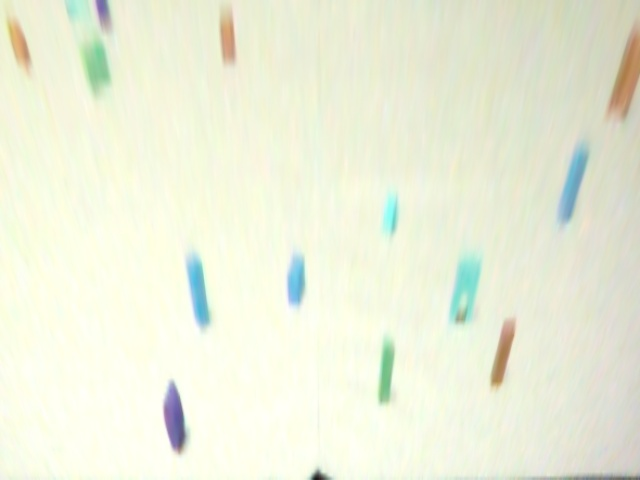
#> input picture areas/edge.jpg, 640 x 480 px
$ python preprocess.py   (older library calls are emulated)
#> lines starting #> are read from the running program, lines starting #| are printed output that depends on the picture; after the words box and inside, x2 and y2 are one past the last pixel; in counts of white or black regions, pixels touching at a corner belong together
import cv2
import numpy as np
from matplotlib import pyplot as plt


# EDGE DECTECTION

image = cv2.imread('areas/edge.jpg',0)
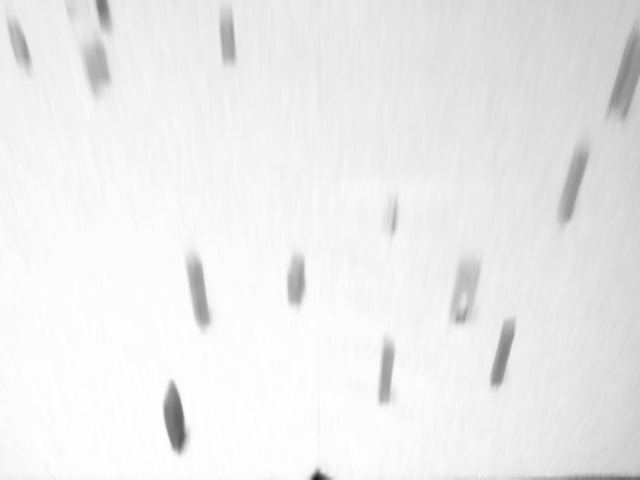
#> image: shape (480, 640); min 26, max 255, mean 236.7
edges = cv2.Canny(image,50,70)
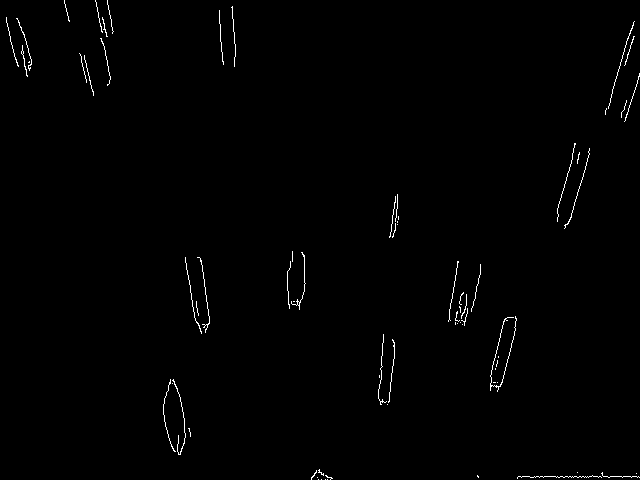
#> edges: shape (480, 640); 0.74% white in thin lines or dots
blur = cv2.GaussianBlur(edges,(5,5),100)
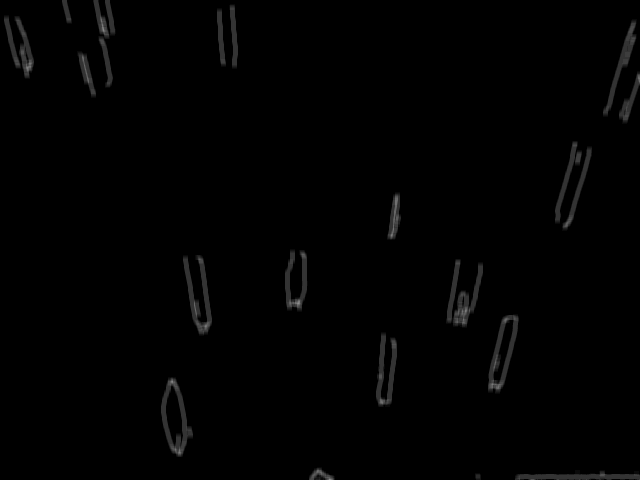
#> blur: shape (480, 640); min 0, max 142, mean 1.9
cv2.imwrite('tmp/edge.jpg',blur)


#CORNER

filename = 'tmp/edge.jpg'
img = cv2.imread(filename)
#> img: shape (480, 640, 3); min 0, max 143, mean 1.9
gray = cv2.cvtColor(img,cv2.COLOR_BGR2GRAY)

gray = np.float32(gray)
dst = cv2.cornerHarris(gray,2,3,0.04)
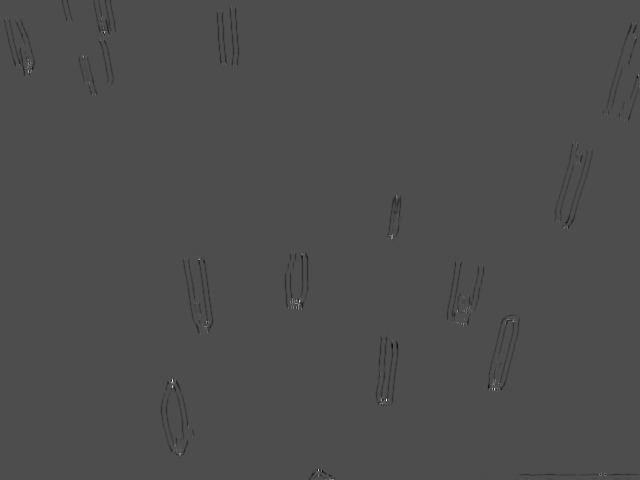
#> dst: shape (480, 640) float32; min -756384.4, max 1744868.4, mean -2642.6; drawn with min black and max white
#dst = cv2.dilate(dst,None)

cornerimg = cv2.convertScaleAbs(dst)
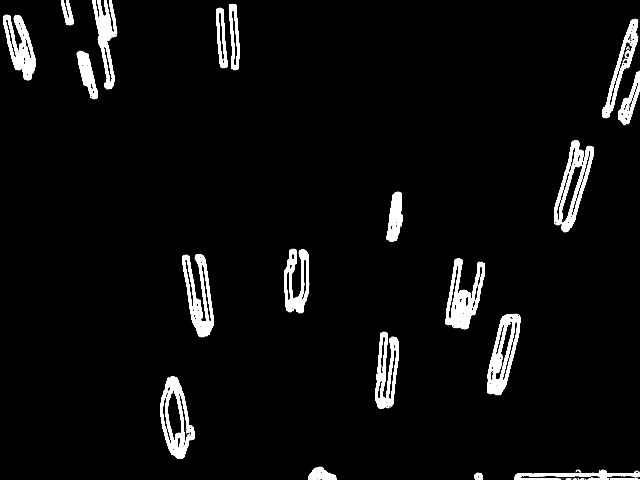
#> cornerimg: shape (480, 640); min 0, max 255, mean 13.1

cornershow = cornerimg.copy()

# iterate over pixels to get corner positions
w, h = gray.shape
#> w = 480; h = 640
for y in range(0, h):
  for x in range (0, w):
    #harris = cv2.cv.Get2D( cv2.cv.fromarray(cornerimg), y, x)
    #if harris[0] > 10e-06:
    if cornerimg[x,y] > 164:
     # print("corner at ", x, y)
      cv2.circle( cornershow,  # dest
	          (y,x),       # pos
	          4,           # radius
	          (255,0,0)    # color
	          )
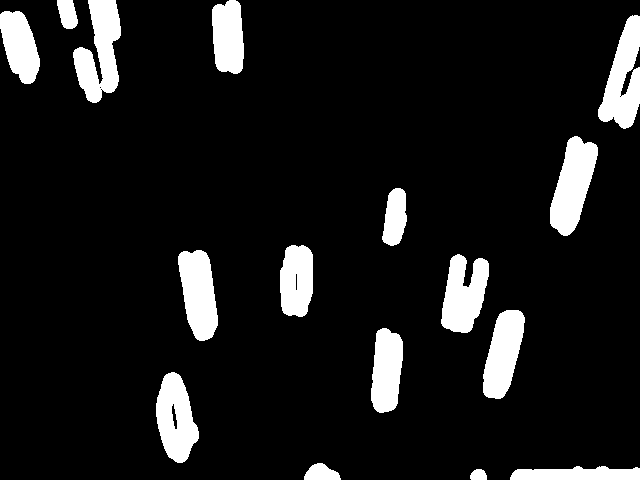
#> cornershow: shape (480, 640); 5% of pixels changed, all inside (x1, y1, x2, y2) = (0, 0, 640, 480)
cv2.imwrite('tmp/corner.jpg',cornershow)


# CONTOUR

im = cv2.imread('tmp/corner.jpg')
#> im: shape (480, 640, 3); min 0, max 255, mean 25.5
imgray = cv2.cvtColor(im,cv2.COLOR_BGR2GRAY)
ret,thresh = cv2.threshold(imgray,127,255,0)
#> thresh: shape (480, 640); 10% white; 16 white regions
contours, hierarchy = cv2.findContours(thresh,cv2.RETR_TREE,cv2.CHAIN_APPROX_SIMPLE)
#> contours = 21 contours, 3 with area under 20; largest, box (x1, y1, x2, y2) and area: (73, 0, 121, 103) 2815, (550, 136, 598, 236) 2758, (598, 15, 640, 129) 2652, (156, 372, 199, 463) 2552, (178, 250, 218, 341) 2501

len(contours)
cnt = contours[0]
#> cnt = contour of 17 points, box (x1, y1, x2, y2) (470, 469, 487, 480), area 133
print(len(cnt))
#| 17

for h,cnt in enumerate(contours):
    # Draw rectangles around and inside obstacles
    rect = cv2.minAreaRect(cnt)
    box = cv2.cv.BoxPoints(rect)
    box = np.int0(box)
    #print box
    if box[0][0] > 100:
        cv2.drawContours(im,[box]*2,0,(255,255,255),-50)
        cv2.drawContours(im,[box]*2,0,(255,255,255),50)
#> this loop made 21 passes
#> (rect, box) on passes 1 to 7: (((478, 474), (10, 16), -90), [[486, 479], [470, 479], [470, 469], [486, 469]]), (((574.5, 472.5), (13, 129), -90), [[639, 479], [510, 479], [510, 466], [639, 466]]), (((322, 471), (16, 36), -90), [[340, 479], [304, 479], [304, 463], [340, 463]]), (((174.5, 417.6), (37.92, 89.5), -16.19), [[168, 465], [143, 379], [180, 369], [205, 455]]), (((173.9, 416.1), (4.93, 26.14), -9.46), [[173, 429], [169, 403], [174, 402], [178, 428]]), (((386.7, 370.4), (84.29, 28.56), -84.64), [[396, 413], [368, 411], [376, 327], [404, 329]]), (((502.8, 353.4), (91.68, 29.35), -75.96), [[505, 401], [477, 394], [499, 305], [528, 312]])
#> (cnt, rect, box) on passes 15, 19, 20: ([[619, 96], [620, 95], [621, 96], [620, 97]], ((620, 96), (1.41, 1.41), -45), [[620, 96], [619, 95], [620, 94], [621, 95]]), ([[100, 89], [101, 88], [102, 89], [101, 90]], ((101, 89), (1.41, 1.41), -45), [[101, 90], [100, 89], [101, 88], [102, 89]]), ([[99, 87], [100, 86], [101, 87], [100, 88]], ((100, 87), (1.41, 1.41), -45), [[100, 88], [99, 87], [100, 86], [101, 87]])
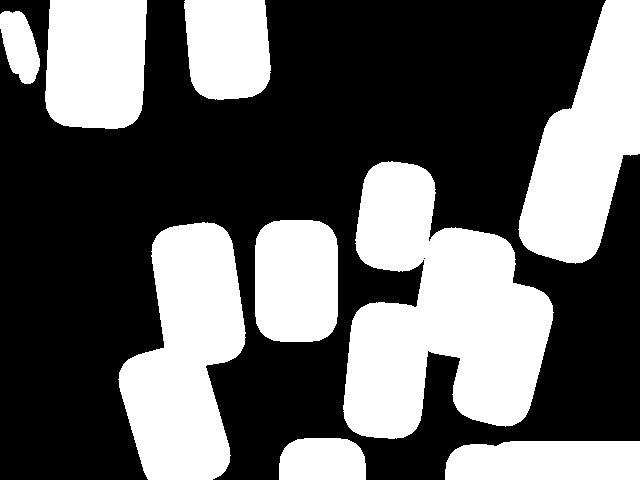
#> im: shape (480, 640, 3); min 0, max 255, mean 98.4


#SHOW IMAGES

plt.subplot(221),plt.imshow(image,cmap = 'gray')
plt.title('Original Image'), plt.xticks([]), plt.yticks([])
plt.subplot(222),plt.imshow(edges,cmap = 'gray')
plt.title('Edge Image'), plt.xticks([]), plt.yticks([])
plt.subplot(223),plt.imshow(cornershow,cmap = 'gray')
plt.title('Corner Image'), plt.xticks([]), plt.yticks([])
plt.subplot(224),plt.imshow(im,cmap = 'gray')
plt.title('Contour Image'), plt.xticks([]), plt.yticks([])

cv2.imwrite('tmp/contour.jpg',im)

resized_image = cv2.resize(im, (640, 480))
cv2.imwrite('areas/area2.jpg',resized_image)

plt.show()
